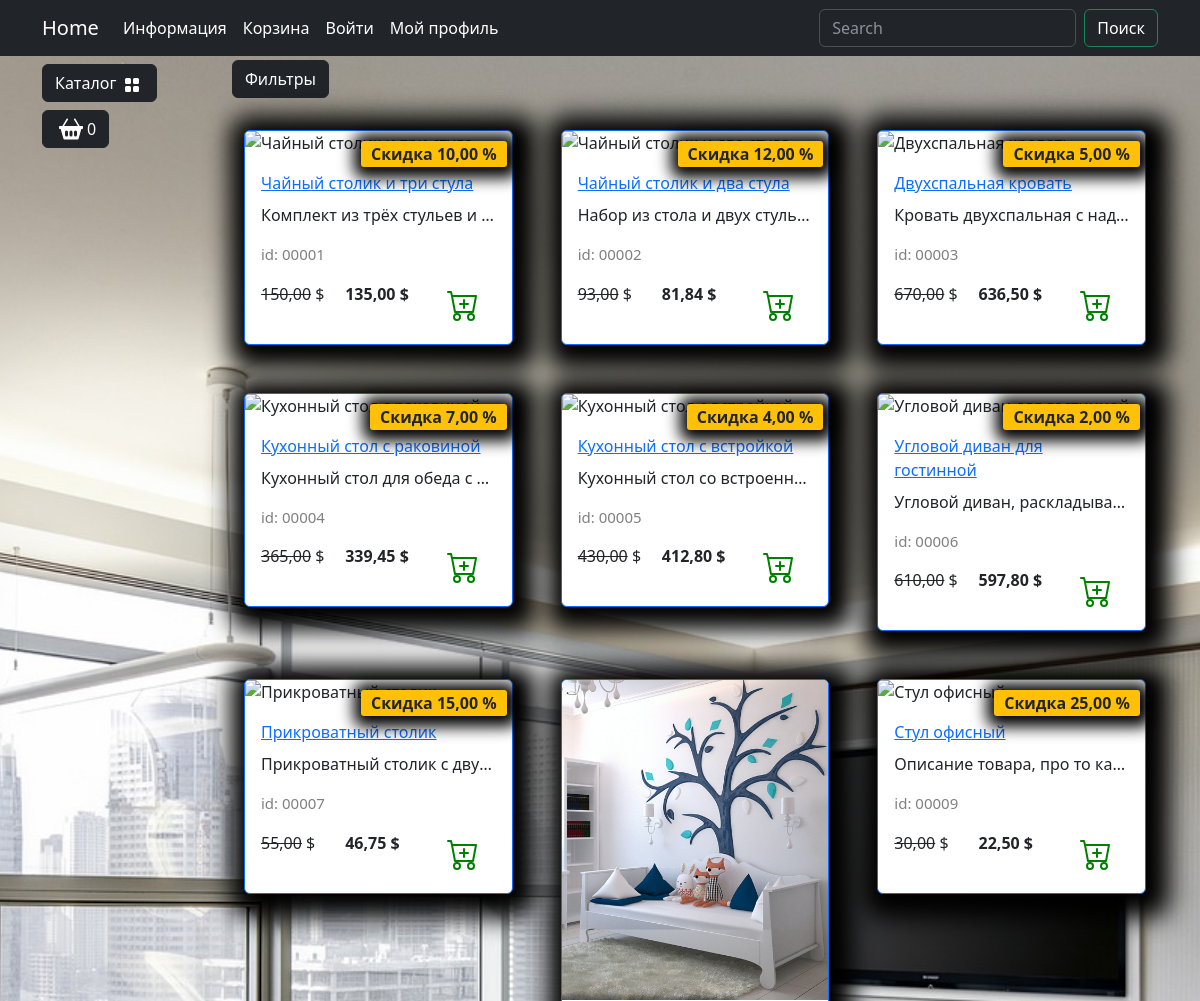
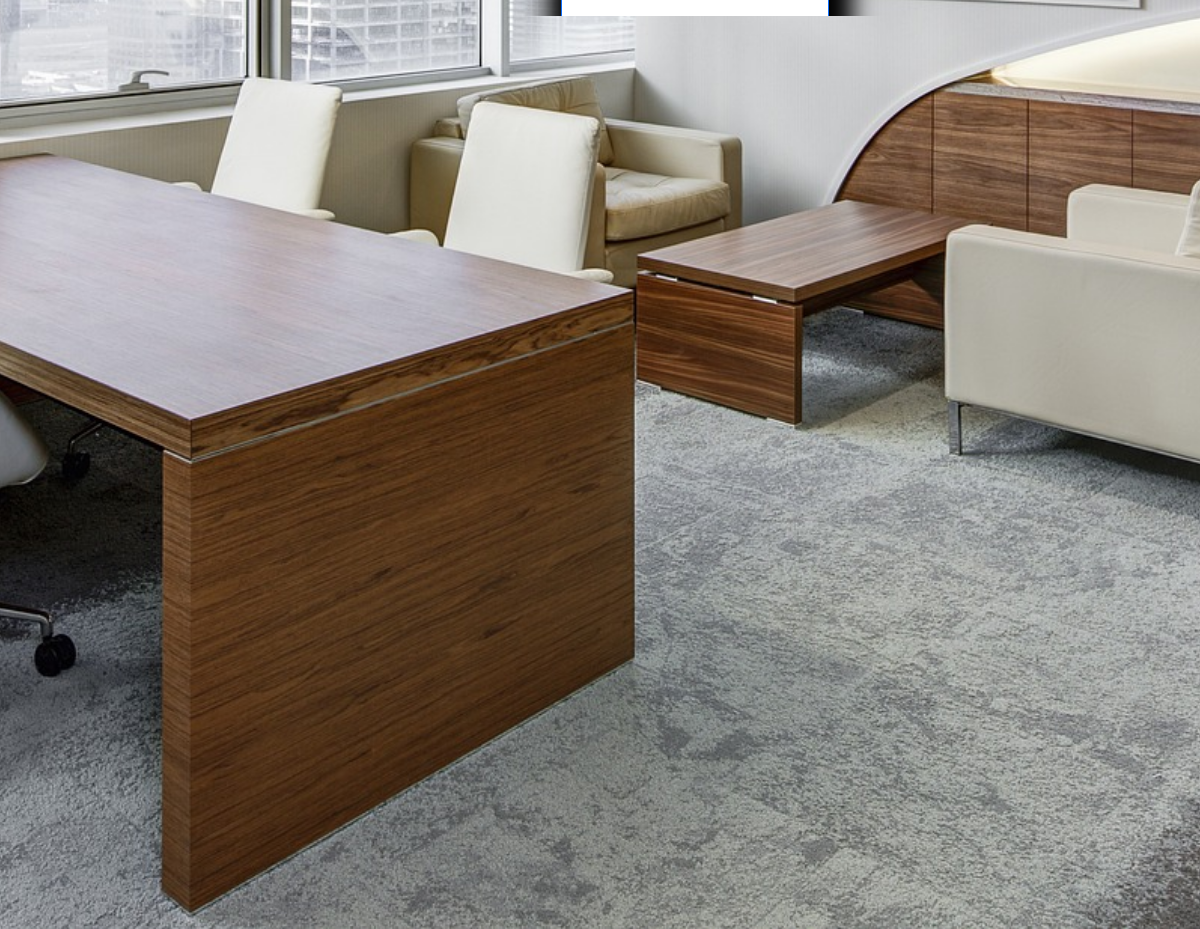
Page /catalog/ on the committed database (2 pictures, top to bottom).
### goods/models.py (models this page shows, shortened)
class Products(models.Model):
    name = models.CharField(max_length=150, unique=True, verbose_name='Название')
    slug = models.SlugField(max_length=200, unique=True, blank=True, null=True, verbose_name='URL')
    description = models.TextField(blank=True, null=True, verbose_name='Описание')
    image = models.ImageField(upload_to='goods_images', blank=True, null=True, verbose_name='Изображение')
    price = models.DecimalField(default=0.00, max_digits=7, decimal_places=2, verbose_name='Цена')
    discount = models.DecimalField(default=0.00, max_digits=4, decimal_places=2, verbose_name='Скидка в %')
    quantity = models.PositiveIntegerField(default=0, verbose_name='Количество')
    category = models.ForeignKey(to=Categories, on_delete=models.CASCADE, verbose_name='Категория')
    class Meta:
        db_table = "product"
        verbose_name = "Продукт"
        verbose_name_plural = "Прродукты"
    def display_id(self):
        return f'{self.id:05}'
    def sell_price(self):
        if self.discount:
            return round(self.price - self.price * self.discount / 100, 2)
        return self.price

### goods/views.py (the view)
# urls.py: path('catalog/', include('goods.urls', namespace='catalog')),
def catalog(request):
    goods = Products.objects.all()
    context = {
        'title': 'Home - Главная',
        'goods': goods,
    }
    return render(request, 'goods/catalog.html', context)

### goods/templatetags/goods_tags.py (called while the page is built)
@register.simple_tag()
def tag_categories():
    return Categories.objects.all()

### goods/templates/goods/catalog.html (shortened to what this page needs)
{% extends "main/base.html" %}
{% load static %}
{% block content %}
<div class="row">
    <div class="dropdown mb-2">
        <button class="btn btn-secondary dropdown-toggle btn-dark" type="button" data-bs-toggle="dropdown"
                aria-expanded="false">
            Фильтры
        </button>
    </div>
    {% for product in goods %}
    <div class="col-lg-4 col-md-6 p-4">
        <div class="card border-primary rounded custom-shadow">
            {% if product.image %}
                <img src="{{ product.image.url }}" class="card-img-top" alt="{{ product.name }}">
            {% else %}
                <img src="{% static 'deps/images/Not found image.png' %}" class="card-img-top" alt="...">
            {% endif %}
            <div class="card-body">
                <a href="../goods/product.html">
                    <p class="card-title">{{ product.name }}</p>
                </a>
                <p class="card-text text-truncate">{{ product.description }}</p>
                <p class="product_id">id: {{ product.display_id }}</p>
                <div class="d-flex justify-content-between">
                    {% if product.discount %}
                        <p><s>{{ product.price }}</s> $</p>
                        <p><strong>{{ product.sell_price }} $</strong></p>
                        <span class="badge bg-warning text-dark">Скидка {{ product.discount }} %</span>
                    {% else %}
                        <p><strong>{{ product.price }}</strong></p>
                    {% endif %}
                    <a href="#" class="btn add-to-cart">
                        <img class="mx-1" src="{% static 'deps/icons/cart-plus.svg' %}" alt="Catalog Icon"
                             width="32" height="32">
                    </a>
                </div>
            </div>
        </div>
    </div>
    {% endfor %}
</div>
<nav aria-label="Page navigation example">
    <ul class="pagination justify-content-center my-4">
        <div class="custom-shadow d-flex">
            <li class="page-item disabled">
                <a class="page-link">Previous</a>
            </li>
            <li class="page-item"><a class="page-link" href="#">1</a></li>
            <li class="page-item"><a class="page-link" href="#">2</a></li>
            <li class="page-item"><a class="page-link" href="#">3</a></li>
            <li class="page-item">
                <a class="page-link" href="#">Next</a>
            </li>
        </div>
    </ul>
</nav>
{% endblock %}
{% block footer %}
<footer class="py-4 bg-dark">
    <div class="container">
        <p class="m-0 text-center text-white">Copyright &copy; Home Python Hub Studio 2023</p>
    </div>
</footer>
{% endblock %}

### main/templates/main/base.html (shortened to what this page needs)
{% load static %}
{% load goods_tags %}
<!DOCTYPE html>
<html lang="en">
<head>
    <link rel="stylesheet" href="{% static 'deps/css/bootstrap/bootstrap.min.css' %}">
    <link rel="stylesheet" href="{% static 'deps/css/my_css.css' %}">
</head>
<body>
    <header>
        <nav class="navbar navbar-expand-lg bg-dark" data-bs-theme="dark">
            <div class="container">
                <a class="navbar-brand" href="{% url 'main:index' %}">Home</a>
                <div class="collapse navbar-collapse" id="navbarSupportedContent">
                    <ul class="navbar-nav me-auto mb-2 mb-lg-0">
                        <li class="nav-item dropdown ">
                            <a class="nav-link dropdown-toggle text-white" href="#" role="button"
                                data-bs-toggle="dropdown" aria-expanded="false">
                                Информация
                            </a>
                        </li>
                        <li class="nav-item">
                            <a class="nav-link  text-white" href="carts/cart.html">Корзина</a>
                        </li>
                        <li class="nav-item">
                            <a class="nav-link  text-white" href="users/login.html">Войти</a>
                        </li>
                        <li class="nav-item dropdown ">
                            <a class="nav-link dropdown-toggle text-white" href="#" role="button"
                                data-bs-toggle="dropdown" aria-expanded="false">
                                Мой профиль
                            </a>
                        </li>
                    </ul>
                    <form class="d-flex" role="search">
                        <input class="form-control me-2" type="search" placeholder="Search" aria-label="Search">
                        <button class="btn btn-outline-success text-white" type="submit">Поиск</button>
                    </form>
                </div>
            </div>
        </nav>
    </header>
    <section>
        <div class="container">
            <div class="row mt-1 position-fixed z-3">
                <div class="dropdown mb-2">
                    <button class="btn btn-secondary dropdown-toggle btn-dark" type="button" data-bs-toggle="dropdown"
                        aria-expanded="false">
                        Каталог
                        <img class="mx-1" src="{% static 'deps/icons/grid-fill.svg' %}" alt="Catalog Icon" width="16"
                            height="16">
                    </button>
                        {% tag_categories as categories %}
                </div>
                <div>
                    <button type="button" class="btn btn-dark btn-secondary d-flex" id="modalButton"
                        aria-expanded="false">
                        <img class="mx-1" src="{% static 'deps/icons/basket2-fill.svg' %}" alt="Catalog Icon" width="24"
                            height="24">
                        <span id="goods-in-cart-count">0</span>
                    </button>
                </div>
            </div>
        </div>
        <div class="container">
            <div class="row mt-1">
                <div class="col-lg-2">
                </div>
                <div class="col-lg-10">
                    {% block content %}
                    {% endblock %}
                </div>
            </div>
        </div>
    </section>
    {% block footer %}
    {% endblock %}
</body>
</html>

### static/deps/css/my_css.css (style rules this page uses)
body { background-image: url("../images/bg-image.jpg"); background-repeat: no-repeat; background-attachment: fixed; background-position: center center; background-size: cover; height: 100%; }
.dropdown-toggle::after { content: none; }
.custom-shadow { box-shadow: 5px 5px 25px 19px #000000; }
.product_id { color: gray; font-size: 15px; }
.badge.bg-warning.text-dark { position: absolute; top: 10px; right: 5px; z-index: 1; padding: 5px 10px; border-radius: 3px; font-size: 1rem; box-shadow: 2px 2px 15px 9px #000000; }

### rows in the picture
Products: name "Чайный столик и три стула", description "Комплект из трёх стульев и…", display_id "00001", price "150,00", sell_price "135,00", discount "10,00"
Products: name "Чайный столик и два стула", description "Набор из стола и двух стуль…", display_id "00002", price "93,00", sell_price "81,84", discount "12,00"
Products: name "Двухспальная кровать", description "Кровать двухспальная с над…", display_id "00003", price "670,00", sell_price "636,50", discount "5,00"
Products: name "Кухонный стол с раковиной", description "Кухонный стол для обеда с…", display_id "00004", price "365,00", sell_price "339,45", discount "7,00"
Products: name "Кухонный стол с встройкой", description "Кухонный стол со встроенн…", display_id "00005", price "430,00", sell_price "412,80", discount "4,00"
Products: name "Угловой диван для гостинной", description "Угловой диван, раскладыва…", display_id "00006", price "610,00", sell_price "597,80", discount "2,00"
Products: name "Прикроватный столик", description "Прикроватный столик с дву…", display_id "00007", price "55,00", sell_price "46,75", discount "15,00"
Products: image (picture), name "Диван обыкновенный", description "Диван, он же софа обыкнов…", display_id "00008", price "190,00"
Products: name "Стул офисный", description "Описание товара, про то ка…", display_id "00009", price "30,00", sell_price "22,50", discount "25,00"
Products: image (picture), name "Растение", description "Растение для украшения ва…", display_id "00010", price "10,00", sell_price "9,20", discount "8,00"
Products: image (picture), name "Цветок стилизированный", description "Дизайнерский цветок (возм…", display_id "00011", price "15,00", sell_price "12,90", discount "14,00"
Products: name "Прикроватный столик 2", description "Столик, довольно странный…", display_id "00012", price "25,00", sell_price "2,50", discount "90,00"
